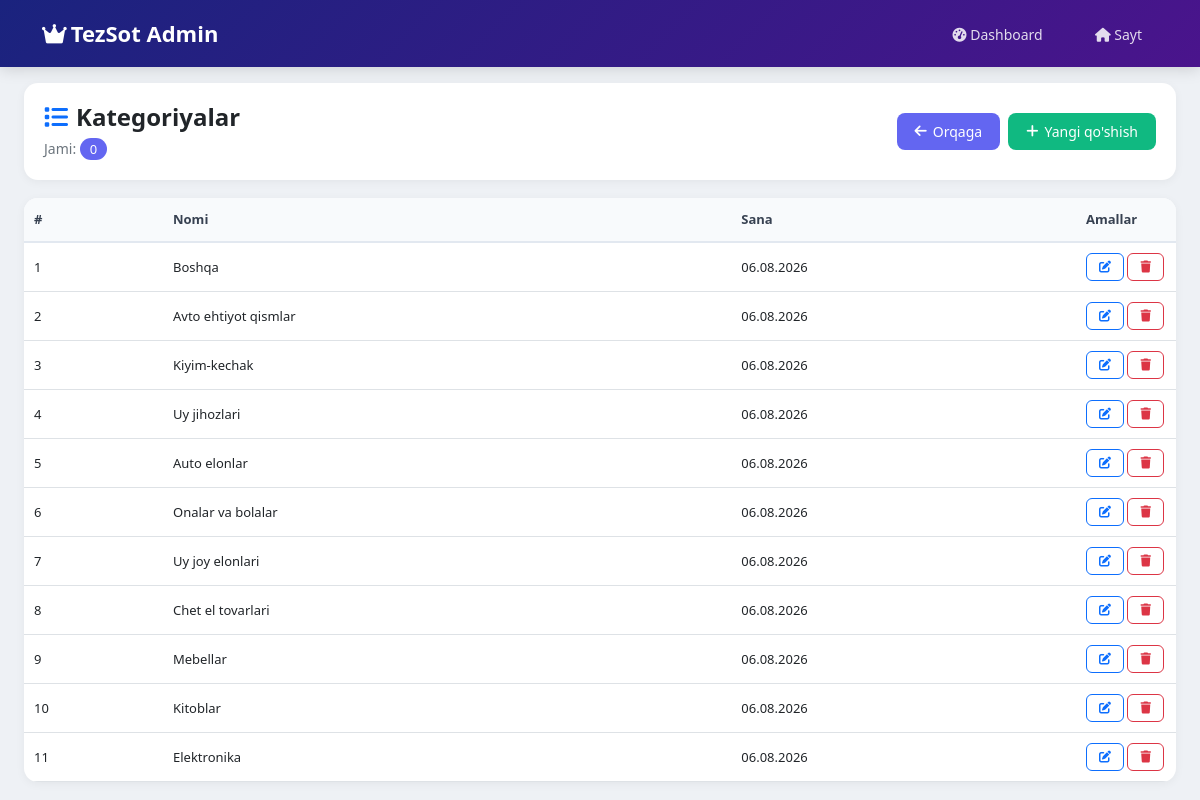
The page /admin-models/categories/ (signed in) on the database its author committed.
### fronend/models.py (models this page shows, shortened)
class Category(models.Model):
    name = models.CharField(max_length=100, verbose_name="Kategoriya nomi")
    description = models.TextField(blank=True, verbose_name="Tavsif")
    has_premium = models.BooleanField(default=False, verbose_name="Premium kategoriyami")
    premium_fee = models.DecimalField(
        max_digits=10,
        decimal_places=2,
        default=0.00,
        verbose_name="Premium to'lov"
    )
    created_at = models.DateTimeField(auto_now_add=True)
    class Meta:
        verbose_name = "Kategoriya"
        verbose_name_plural = "Kategoriyalar"
        ordering = ['name']

### fronend/admin_views.py (the view)
# urls.py: path('admin-models/categories/', admin_views.admin_categories, name='admin_categories'),
@login_required
@user_passes_test(is_admin)
def admin_categories(request):
    categories = Category.objects.all().order_by('-created_at')
    rows = [{
        'id': c.id,
        'values': [c.name, c.created_at.strftime('%d.%m.%Y')]
    } for c in categories]
    return render(request, 'admin/model_list.html', {
        'rows': rows,
        'field_labels': ['Nomi', 'Sana'],
        'model_verbose': 'Kategoriyalar',
        'admin_add_url': '/admin/fronend/category/add/',
        'admin_edit_prefix': '/admin/fronend/category/',
    })

### fronend/admin_views.py (called while the page is built)
def is_admin(user):
    return user.is_superuser or user.is_staff or user.groups.filter(name='Admin').exists()

### fronend/context_processors.py (called while the page is built)
def cart_context(request):
    cart_count = 0
    if request.user.is_authenticated:
        cart = request.session.get('savat', {})
        cart_count = len(cart)
    return {'cart_count': cart_count}

### fronend/models.py (called while the page is built, shortened)
    def can_add_premium(self):
        settings = AdminPremiumSettings.get_settings()
        if not settings.is_premium_enabled:
            return False, "Premium tizim hozirda faol emas"
        if not self.is_premium:
            return False, "Siz premium foydalanuvchi emassiz"

    def get_remaining_premium_products(self):
        return max(0, self.premium_limit - self.premium_used)

    @classmethod
    def get_settings(cls):
        settings, created = cls.objects.get_or_create(id=1)
        return settings

### fronend/templates/admin/model_list.html (shortened to what this page needs)
{% load static %}
<!DOCTYPE html>
<html lang="uz">
<head>
    <link href="https://cdn.jsdelivr.net/npm/bootstrap@5.1.3/dist/css/bootstrap.min.css" rel="stylesheet">
    <link rel="stylesheet" href="https://cdnjs.cloudflare.com/ajax/libs/font-awesome/6.0.0/css/all.min.css">
</head>
<body>
    <nav class="dashboard-nav">
        <div class="container">
            <div class="d-flex justify-content-between align-items-center">
                <a href="{% url 'admin_dashboard' %}" class="navbar-brand text-decoration-none">
                    <i class="fas fa-crown me-1"></i>TezSot Admin
                </a>
                <div>
                    <a href="{% url 'admin_dashboard' %}" class="nav-link d-inline me-3"><i class="fas fa-tachometer-alt"></i> Dashboard</a>
                    <a href="{% url 'home' %}" class="nav-link d-inline"><i class="fas fa-home"></i> Sayt</a>
                </div>
            </div>
        </div>
    </nav>
    <div class="container-fluid px-4 py-3">
        <div class="page-header">
            <div>
                <h4 class="mb-1 fw-bold"><i class="fas fa-list me-2 text-primary"></i>{{ model_verbose }}</h4>
                <small class="text-muted">Jami: <span class="count-badge">{{ items|length }}</span></small>
            </div>
            <div class="d-flex gap-2 flex-wrap">
                <a href="{% url 'admin_dashboard' %}" class="btn-back"><i class="fas fa-arrow-left"></i> Orqaga</a>
                {% if admin_add_url %}
                <a href="{{ admin_add_url }}" class="btn-add" target="_blank"><i class="fas fa-plus"></i> Yangi qo'shish</a>
                {% endif %}
            </div>
        </div>
        <div class="table-card">
            <div class="table-responsive">
                <table class="table table-hover">
                    <thead>
                        <tr>
                            <th>#</th>
                            {% for label in field_labels %}
                            <th>{{ label }}</th>
                            {% endfor %}
                            <th style="width: 100px;">Amallar</th>
                        </tr>
                    </thead>
                    <tbody>
                        {% for row in rows %}
                        <tr>
                            <td>{{ forloop.counter }}</td>
                            {% for val in row.values %}
                            <td>{{ val }}</td>
                            {% endfor %}
                            <td>
                                <a href="{{ admin_edit_prefix }}{{ row.id }}/change/" target="_blank" class="action-link btn btn-outline-primary btn-sm" title="Tahrirlash">
                                    <i class="fas fa-edit"></i>
                                </a>
                                <a href="{{ admin_edit_prefix }}{{ row.id }}/delete/" target="_blank" class="action-link btn btn-outline-danger btn-sm" title="O'chirish">
                                    <i class="fas fa-trash"></i>
                                </a>
                            </td>
                        </tr>
                        {% empty %}
                        <tr><td colspan="{{ field_labels|length|add:2 }}" class="text-center text-muted py-5">
                            <i class="fas fa-inbox fa-3x mb-3 d-block" style="color: #d1d5db;"></i>
                            Hech qanday ma'lumot topilmadi
                        </td></tr>
                        {% endfor %}
                    </tbody>
                </table>
            </div>
        </div>
    </div>
</body>
</html>

### fronend/templates/admin/model_list.html (style rules this page uses)
* { box-sizing: border-box; }
body { background: #eef1f5; font-family: 'Segoe UI', Tahoma, Geneva, Verdana, sans-serif; }
.dashboard-nav { background: linear-gradient(135deg, #1a237e 0%, #4a148c 100%); padding: 12px 0; box-shadow: 0 2px 15px rgba(0,0,0,0.15); }
.dashboard-nav .navbar-brand { color: white; font-size: 22px; font-weight: 700; }
.dashboard-nav .nav-link { color: rgba(255,255,255,0.85) !important; font-size: 14px; }
.page-header { background: white; border-radius: 14px; padding: 20px; margin-bottom: 18px; box-shadow: 0 2px 10px rgba(0,0,0,0.05); display: flex; justify-content: space-between; align-items: center; flex-wrap: wrap; gap: 12px; }
.table-card { background: white; border-radius: 14px; box-shadow: 0 2px 10px rgba(0,0,0,0.05); padding: 0; overflow: hidden; }
.table { margin-bottom: 0; }
.table th { background: #f8fafc; font-weight: 600; color: #374151; font-size: 13px; padding: 12px 10px; border-bottom: 2px solid #e2e8f0; }
.table td { padding: 10px; font-size: 13px; vertical-align: middle; }
.count-badge { background: #6366f1; color: white; padding: 2px 10px; border-radius: 12px; font-size: 13px; }
.action-link { padding: 4px 12px; border-radius: 6px; text-decoration: none; font-size: 12px; transition: all 0.2s; }
.btn-add { background: #10B981; color: white; padding: 8px 18px; border-radius: 8px; text-decoration: none; font-size: 14px; display: inline-flex; align-items: center; gap: 6px; }
.btn-back { background: #6366f1; color: white; padding: 8px 18px; border-radius: 8px; text-decoration: none; font-size: 14px; display: inline-flex; align-items: center; gap: 6px; }

### rows shown on the page
Category: values "Boshqa"
Category: values "Avto ehtiyot qismlar"
Category: values "Kiyim-kechak"
Category: values "Uy jihozlari"
Category: values "Auto elonlar"
Category: values "Onalar va bolalar"
Category: values "Uy joy elonlari"
Category: values "Chet el tovarlari"
Category: values "Mebellar"
Category: values "Kitoblar"
Category: values "Elektronika"

### other values the page prints
{{ model_verbose }} "Kategoriyalar"
{{ items|length }} "0"
{{ label }} "Nomi" "Sana"
{{ val }} "06.08.2026" "06.08.2026" "06.08.2026" "06.08.2026" "06.08.2026" "06.08.2026" "06.08.2026" "06.08.2026" "06.08.2026" "06.08.2026" "06.08.2026"
